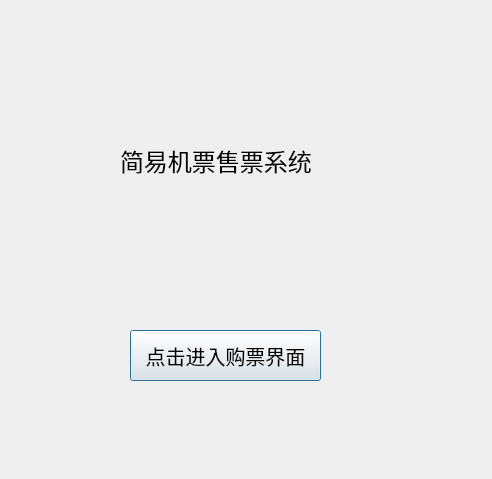
<?xml version="1.0" encoding="UTF-8"?>
<ui version="4.0">
 <class>welcome</class>
 <widget class="QDialog" name="welcome">
  <property name="geometry">
   <rect>
    <x>0</x>
    <y>0</y>
    <width>492</width>
    <height>479</height>
   </rect>
  </property>
  <property name="font">
   <font>
    <pointsize>9</pointsize>
   </font>
  </property>
  <property name="windowTitle">
   <string>Dialog</string>
  </property>
  <property name="styleSheet">
   <string notr="true">
border-image: url(:/source/images/2.jpg);
</string>
  </property>
  <widget class="QPushButton" name="pushButton">
   <property name="geometry">
    <rect>
     <x>130</x>
     <y>330</y>
     <width>191</width>
     <height>51</height>
    </rect>
   </property>
   <property name="font">
    <font>
     <family>Ubuntu</family>
     <pointsize>15</pointsize>
     <weight>50</weight>
     <italic>false</italic>
     <bold>false</bold>
    </font>
   </property>
   <property name="styleSheet">
    <string notr="true">font: 15pt &quot;Ubuntu&quot;;</string>
   </property>
   <property name="text">
    <string>点击进入购票界面</string>
   </property>
  </widget>
  <widget class="QLabel" name="label_2">
   <property name="geometry">
    <rect>
     <x>120</x>
     <y>140</y>
     <width>201</width>
     <height>41</height>
    </rect>
   </property>
   <property name="font">
    <font>
     <family>Ubuntu</family>
     <pointsize>18</pointsize>
     <weight>50</weight>
     <italic>false</italic>
     <bold>false</bold>
    </font>
   </property>
   <property name="styleSheet">
    <string notr="true">
font: 18pt &quot;Ubuntu&quot;;</string>
   </property>
   <property name="text">
    <string>简易机票售票系统</string>
   </property>
  </widget>
 </widget>
 <resources/>
 <connections/>
</ui>
